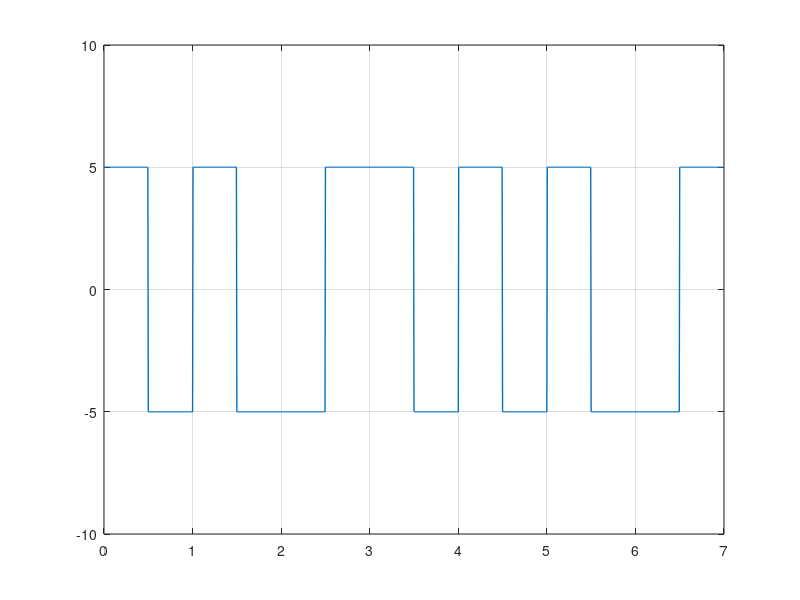

Write the MATLAB code that produced this figure.
clc; #... Clear command line
clear all; #... Clear variables
close all; #... Clear figures

bits = [1 0 1 1 0 0 1];

#... Modulation

bitrate = 1; #... Number of bits per second
voltage = 5;

samplingRate = 200;
samplingTime = 1/samplingRate;

endTime = length(bits)/bitrate;
time = 0:samplingTime:endTime;

index = 1;
sign = 1;
if bits(1) == 0
    sign = -1;
endif

for i = 1:length(time)
    if time(i)*bitrate < index-1/2
        modulation(i) = sign*voltage;
    else
        modulation(i) = -sign*voltage;
    endif
    if time(i)*bitrate >= index
        index = index+1;
        if index <= length(bits) && bits(index) == 1
            sign = -1*sign;
        endif
    endif
endfor

plot(time, modulation, "LineWidth", 1);
axis([0 endTime -voltage-5 voltage+5]);
grid on;

#... Demodulation

index = 1
last = voltage;

for i = 1:length(modulation)
    if modulation(i) == last && time(i)*bitrate < index-1/2
        demodultaion(index) = 1;
    endif
    if modulation(i) != last && time(i)*bitrate < index-1/2
        demodultaion(index) = 0;
    endif
    if time(i)*bitrate >= index
        last = modulation(i);
        index = index+1;
    endif
endfor

disp(demodultaion);
